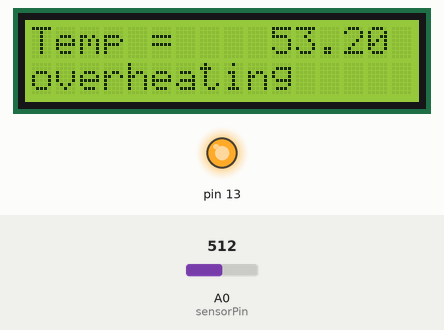
This sketch was run on a simulated Arduino Uno, built with avr-gcc and run on an emulated ATmega328P. On the bench: 16×2 character LCD, output pins drawn as LEDs (lit = HIGH). Inputs (shaded band) come from the test bench; at power-on: A0 (sensorPin) = 512.

Above: at 1.2 s.
1.3 s: A0 (sensorPin) set to 298
At 2.1 s:
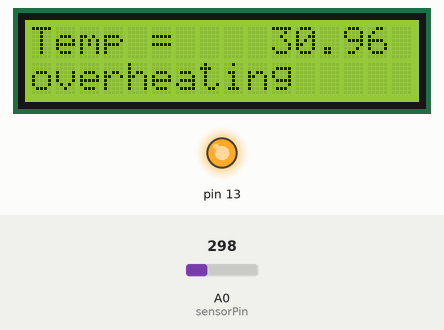
2.8 s: A0 (sensorPin) set to 276
At 3.2 s:
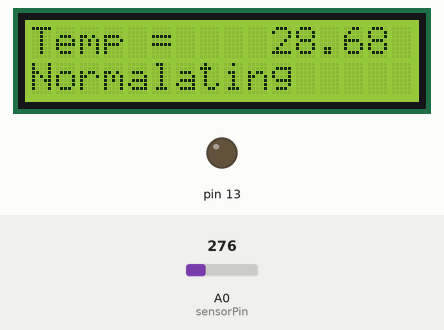
4.3 s: A0 (sensorPin) set to 306
At 5.5 s:
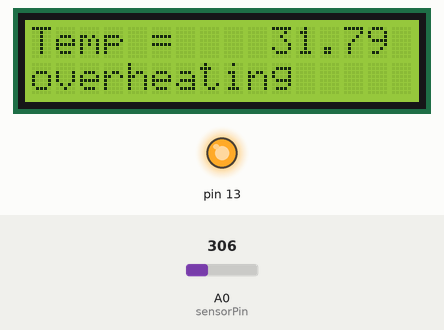
Timing chart, 0 to 7.3 s (numbered marks = the images above; inputs shaded):
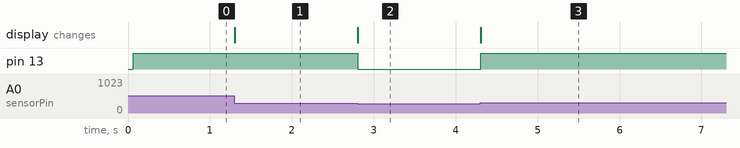

The sketch:

sketch_dec8a.ino
```cpp
#include <LiquidCrystal.h>
#define sensorPin A0
LiquidCrystal lcd(2,3,4,5,6,7);

void setup()
{

      float Temp;
      lcd.begin(16,2);
      lcd.print ("Temp =");
      pinMode (13,OUTPUT);
      analogReference(INTERNAL);

}
void loop()
{

        // does give  the right temp
        /*
          int  sensorvalue= analogRead(A1);
          float Temp= (sensorvalue* 100.0 *5.0)/1023.0 ;
          float adcData = analogRead(sensorPin);
           float voltage = adcData * (5.0 / 1023.0);
          float Temp = voltage * 100;

        */
        // i replace it with this
        //******************************
        float  Temp = analogRead(sensorPin)*0.1039;
        //********************************


        lcd.setCursor (10,0);
        lcd.print (Temp);
        if(Temp> 30 ){
              digitalWrite (13,HIGH);
              lcd.setCursor(0,1);
              lcd.print ("overheating");
        }
        else{
              digitalWrite(13,LOW);
              lcd.setCursor(0,1);
              lcd.print ("Normal");
        }
}


/*void setup() {
  // initialize digital pin LED_BUILTIN as an output.
  pinMode(LED_BUILTIN, OUTPUT);
}

void loop() {
  digitalWrite(LED_BUILTIN, HIGH);  // turn the LED on (HIGH is the voltage level)
  delay(1000);                      // wait for a second
  digitalWrite(LED_BUILTIN, LOW);   // turn the LED off by making the voltage LOW
  delay(1000);                      // wait for a second
}
*/
```

Measured:
- the behaviour switches between 289 and 288 on A0 (sensorPin) (found by bisection; images 1 and 2)
- after the input at 1.3 s, the display: changes at once (image 1)
- after the input at 2.8 s, pin 13: HIGH → LOW at once; the display: changes at once (image 2)
- after the input at 4.3 s, pin 13: LOW → HIGH at once; the display: changes at once (image 3)
